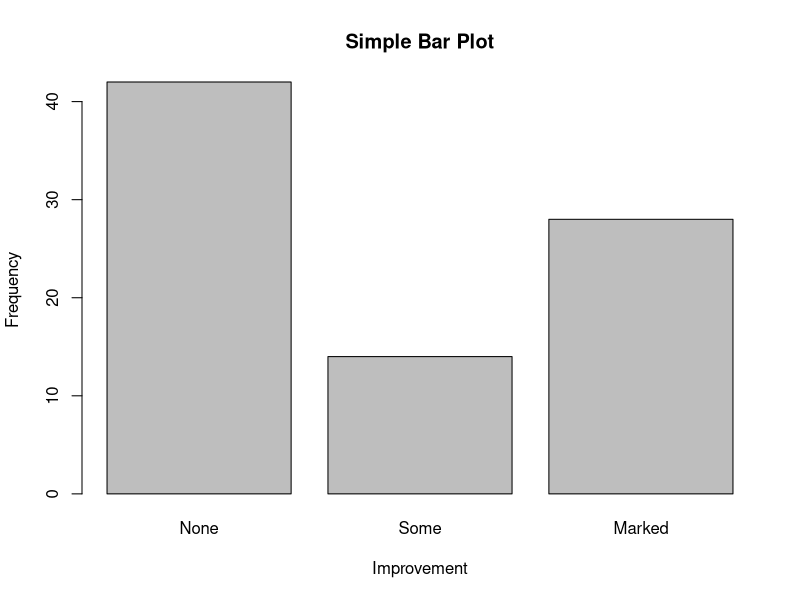
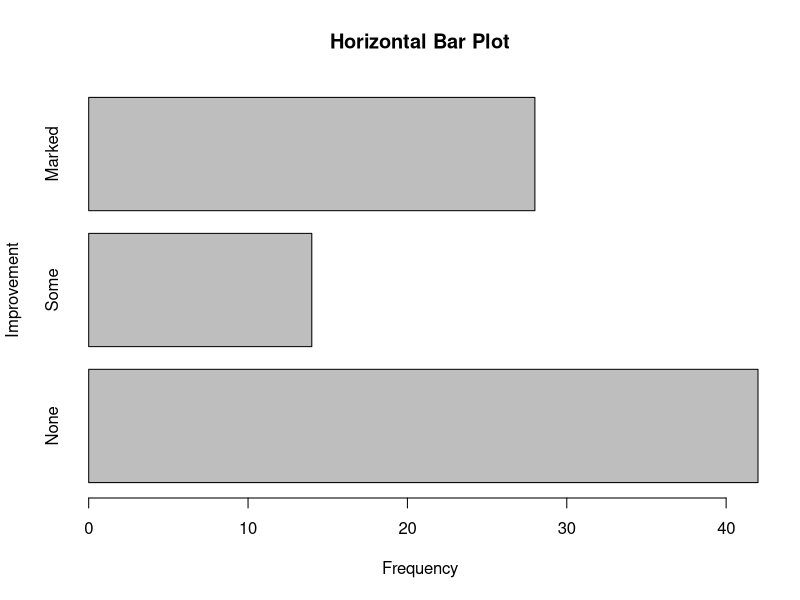
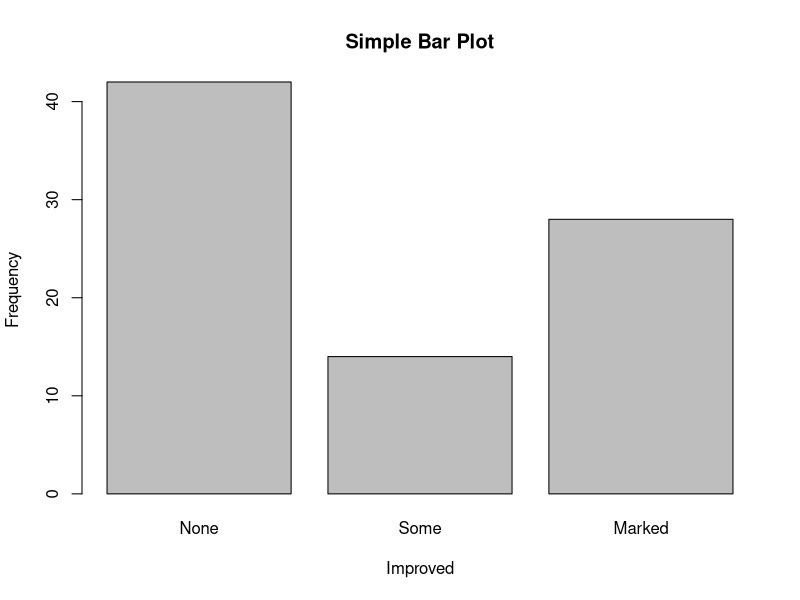
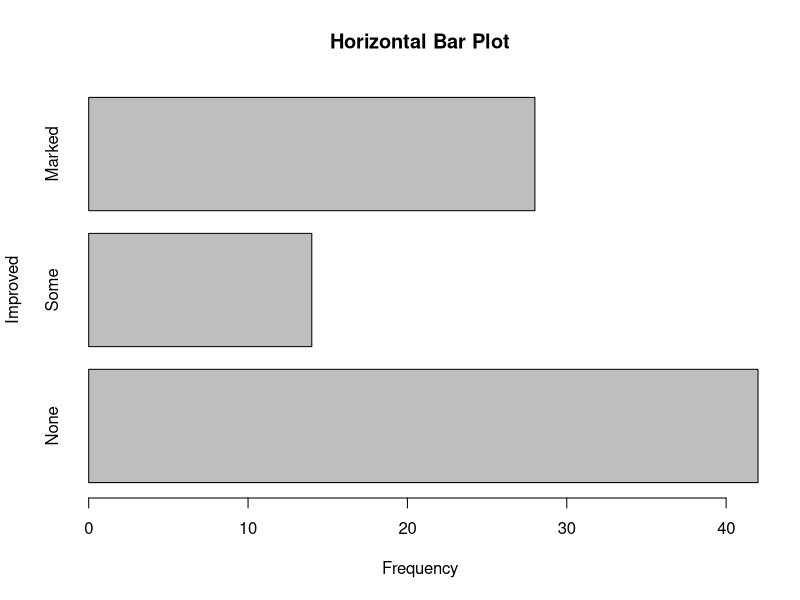
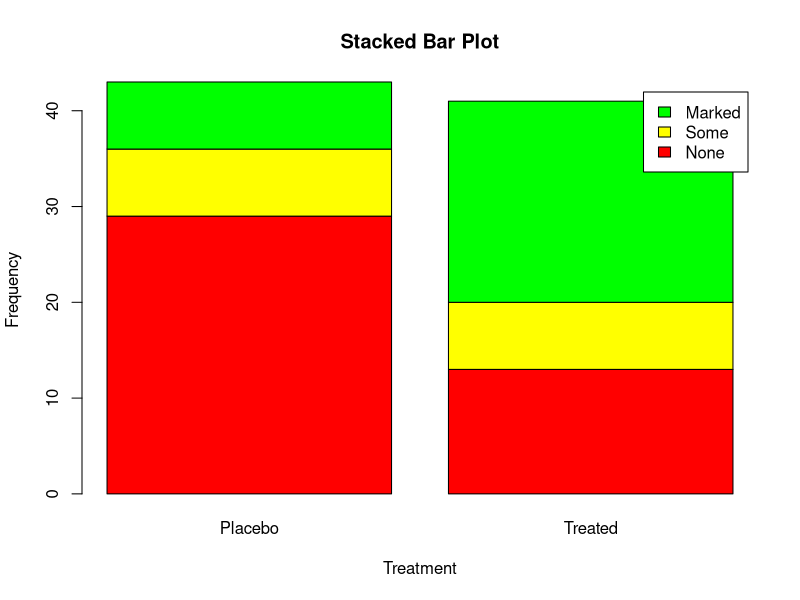
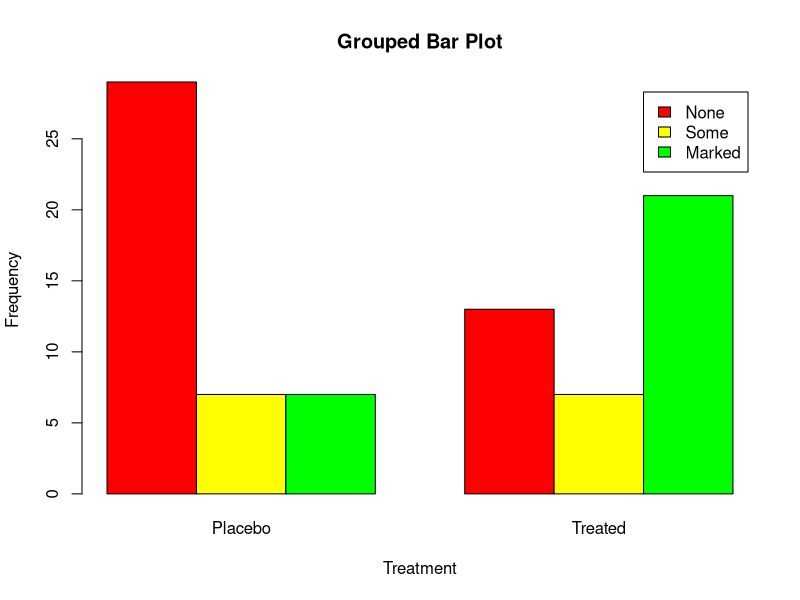

Generate these figures, in order, with R:
library(vcd)

counts <- table(Arthritis$Improved)
counts
barplot(counts,main="Simple Bar Plot",xlab="Improvement", ylab="Frequency")

barplot(counts,
        main="Horizontal Bar Plot",
        xlab="Frequency", ylab="Improvement",
        horiz=TRUE)

plot(Arthritis$Improved, main="Simple Bar Plot", xlab="Improved", ylab="Frequency")
plot(Arthritis$Improved, horiz=TRUE, main="Horizontal Bar Plot",xlab="Frequency", ylab="Improved")

counts<-table(Arthritis$Improved,Arthritis$Treatment)
barplot(counts,
        main="Stacked Bar Plot",
        xlab="Treatment", ylab="Frequency",
        col=c("red", "yellow","green"),
        legend=rownames(counts))
barplot(counts,
        main="Grouped Bar Plot",
        xlab="Treatment", ylab="Frequency",
        col=c("red", "yellow", "green"),
        legend=rownames(counts), beside=TRUE)

states<-data.frame(state.region,state.x77)

means <- aggregate(states$Illiteracy, by=list(state.region), FUN=mean)

